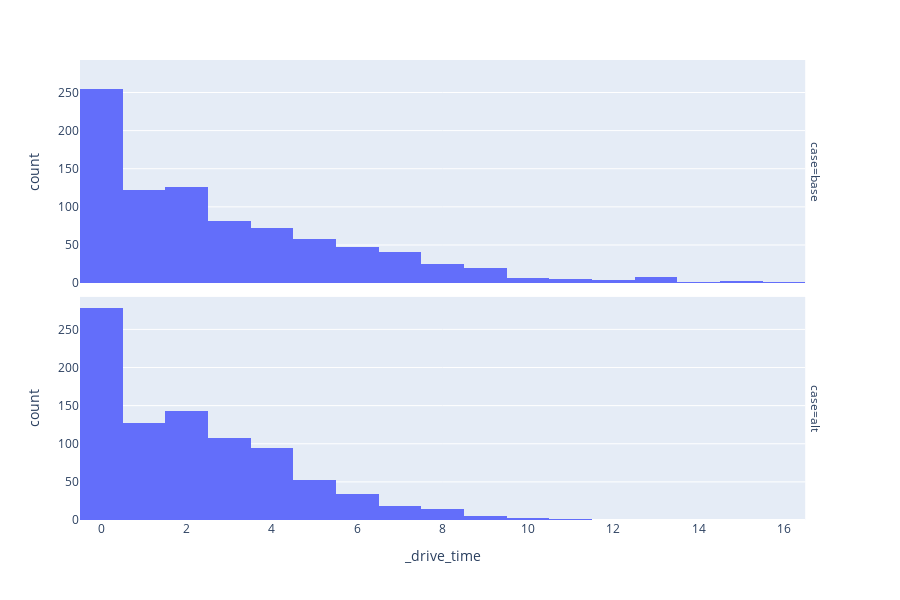

Notebook cell for this chart:
### Code cell
px.histogram(cases, x='_drive_time', facet_row='case', height=600)
# px.histogram(base, x='_drive_time', height=500)

### Figure 1 — Plotly figure (JSON) as saved in the notebook; plotly's stock layout.template omitted (floating-point values rounded to 4 significant figures; data arrays with more than 128 entries replaced by an {"elided": "..."} marker saying what was removed)
{"data": [{"alignmentgroup": "True", "bingroup": "x", "hovertemplate": "case=base<br>_drive_time=%{x}<br>count=%{y}<extra></extra>", "legendgroup": "", "marker": {"color": "#636efa", "pattern": {"shape": ""}}, "name": "", "offsetgroup": "", "orientation": "v", "showlegend": false, "type": "histogram", "x": {"elided": "882 int values"}, "xaxis": "x2", "yaxis": "y2"}, {"alignmentgroup": "True", "bingroup": "x", "hovertemplate": "case=alt<br>_drive_time=%{x}<br>count=%{y}<extra></extra>", "legendgroup": "", "marker": {"color": "#636efa", "pattern": {"shape": ""}}, "name": "", "offsetgroup": "", "orientation": "v", "showlegend": false, "type": "histogram", "x": {"elided": "882 int values"}, "xaxis": "x", "yaxis": "y"}], "layout": {"annotations": [{"font": {}, "showarrow": false, "text": "case=alt", "textangle": 90, "x": 0.98, "xanchor": "left", "xref": "paper", "y": 0.2425, "yanchor": "middle", "yref": "paper"}, {"font": {}, "showarrow": false, "text": "case=base", "textangle": 90, "x": 0.98, "xanchor": "left", "xref": "paper", "y": 0.7575, "yanchor": "middle", "yref": "paper"}], "barmode": "relative", "height": 600, "legend": {"tracegroupgap": 0}, "margin": {"t": 60}, "xaxis": {"anchor": "y", "domain": [0, 0.98], "title": {"text": "_drive_time"}}, "xaxis2": {"anchor": "y2", "domain": [0, 0.98], "matches": "x", "showticklabels": false}, "yaxis": {"anchor": "x", "domain": [0, 0.485], "title": {"text": "count"}}, "yaxis2": {"anchor": "x2", "domain": [0.515, 1], "matches": "y", "title": {"text": "count"}}}}
